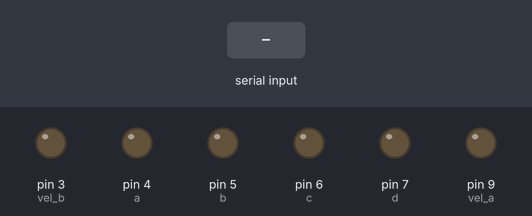
The sketch below on a simulated Arduino Uno, built with avr-gcc and run on an emulated ATmega328P. On the bench: output pins drawn as LEDs (lit = HIGH). The test bench sets the inputs (shaded band). What the sketch prints to the serial monitor is not drawn.

Above: at 1.2 s.
1.3 s: "2" received over the second serial link
At 2.0 s:
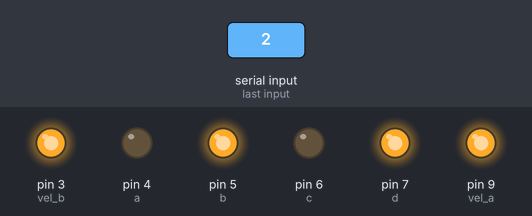
2.8 s: "4" received over the second serial link
At 3.1 s:
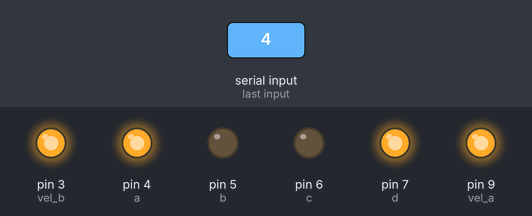
4.3 s: "5" received over the second serial link
At 5.4 s:
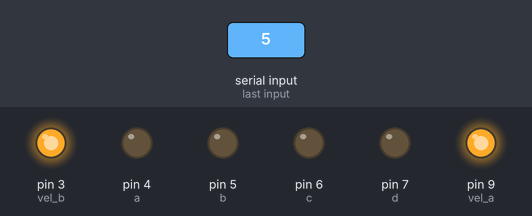
5.8 s: "6" received over the second serial link
At 6.6 s:
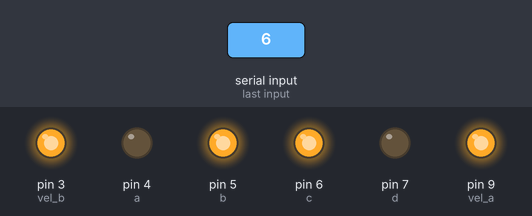
7.3 s: "8" received over the second serial link
At 7.7 s:
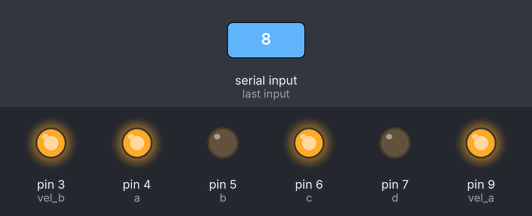
Timing chart, 0 to 9.8 s (numbered marks = the images above; inputs shaded):
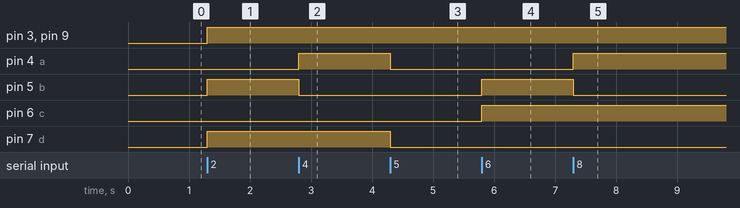

Measured:
- after the input at 1.3 s, pin 3 (vel_b), pin 5 (b), pin 7 (d), pin 9 (vel_a): LOW → HIGH at once
- after the input at 2.8 s, pin 4 (a): LOW → HIGH at once; pin 5 (b): HIGH → LOW at once
- after the input at 4.3 s, pin 4 (a), pin 7 (d): HIGH → LOW at once
- after the input at 5.8 s, pin 5 (b), pin 6 (c): LOW → HIGH at once
- after the input at 7.3 s, pin 4 (a): LOW → HIGH at once; pin 5 (b): HIGH → LOW at once

The sketch:

prueba_final_carrito.ino
```cpp
#include <SoftwareSerial.h>//libreria de bluetooth
//pines de entrada y salida de daos del bluetooth
SoftwareSerial miBT(0,1);//0:tdx de bluethooth
char DATO=0;
//pines del controlador de motor
 int a=4;
 int b=5;
 int c=6;
 int d=7;
//pines analogicos para controlar las velocidades
int vel_a=9;//para el lado derecho
int vel_b=3;//para el lado izquerdo
void setup() {
  Serial.begin(9600);
  Serial.println("estamos listos");
  miBT.begin(38400);
  pinMode(a,OUTPUT);
  pinMode(b,OUTPUT);
  pinMode(c,OUTPUT);
  pinMode(d,OUTPUT);
  pinMode(vel_a,OUTPUT);
  pinMode(vel_b ,OUTPUT);
}

void loop() {
 if(miBT.available())//lee BT y envia a arduino
 {
 //datos que recogera el bluetooth
 DATO=miBT.read();
 //controlador de velocidad
 analogWrite(vel_a,255);//ladod derecho
 analogWrite(vel_b,255);//lado izquierdo
 //moviviento hacia adelante
    if(DATO=='2'){
         digitalWrite(a,LOW);
         digitalWrite(b,!digitalRead(b));
         digitalWrite(c,LOW);
         digitalWrite(d,!digitalRead(d));
      }
 //moviviento hacia izquierda
    if(DATO=='4'){
         digitalWrite(a,HIGH);
         digitalWrite(b,LOW);
         digitalWrite(c,LOW);
         digitalWrite(d,HIGH);
         //analogWrite(vel_b,100);

    }
  //STOP
    if (DATO=='5'){
          digitalWrite(a,LOW);
          digitalWrite(b,LOW);
          digitalWrite(c,LOW);
          digitalWrite(d,LOW);
    }
  //moviviento hacia la derecha
     if (DATO=='6'){
          digitalWrite(a,LOW);
          digitalWrite(b,HIGH);
          digitalWrite(c,HIGH);
          digitalWrite(d,LOW);
    }
 //movimiento hacia atras
    if (DATO=='8'){
          digitalWrite(a,HIGH);
          digitalWrite(b,LOW);
          digitalWrite(c,HIGH);
          digitalWrite(d,LOW);
    }
   }
}
```
